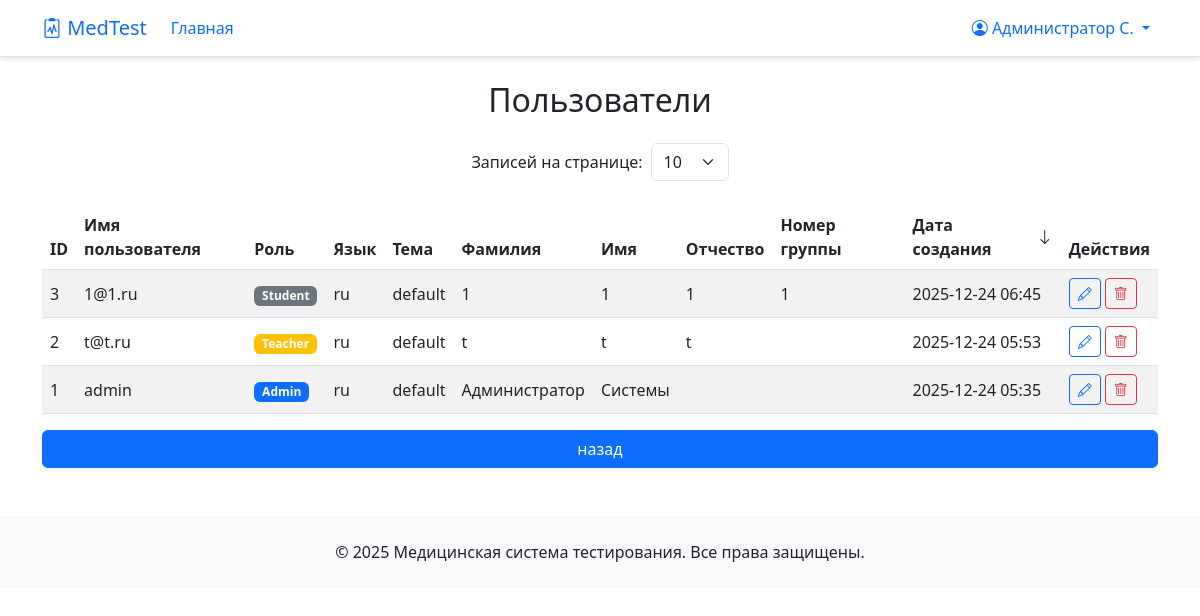
/database/database/users (signed in), run on the app's committed database.
### app/models/user.py (models this page shows, shortened)
class User(UserMixin, db.Model):
    __tablename__ = 'users'
    id = db.Column(Integer, primary_key=True)
    username = db.Column(String(120), unique=True, nullable=False)
    password_hash = db.Column(String(120), nullable=False)
    role = db.Column(String(20), default='student')  # 'admin', 'teacher', 'student'
    language = db.Column(String(5), default='ru')  # Язык интерфейса
    theme = db.Column(String(50), default='default')  # Тема оформления
    first_name = db.Column(String(100))  # Имя (для студентов)
    last_name = db.Column(String(100))   # Фамилия (для студентов)
    middle_name = db.Column(String(100)) # Отчество (для студентов)
    group_number = db.Column(String(50)) # Номер группы (для студентов)
    created_at = db.Column(DateTime, default=datetime.utcnow)
    test_results = db.relationship('TestResult', back_populates='user', lazy=True)
    creator_questions = db.relationship('Question', back_populates='creator', lazy=True, foreign_keys='Question.creator_id')
    def get_formatted_name(self):
        if self.last_name:
            initials = ""
            if self.first_name:
                initials += f"{self.last_name[0]}." if len(self.last_name) > 0 else ""
            if self.middle_name:
                initials += f"{self.middle_name[0]}." if len(self.middle_name) > 0 else ""
            if initials:
                return f"{self.first_name} {initials}"
            else:
                return self.first_name
        return self.username

### app/routes/database.py (the view)
@bp.route('/database/users')
@login_required
def users():
    if current_user.role != 'admin':
        flash(_('Доступ запрещён'))
        return redirect(url_for('main.index'))
    sort_by, order, per_page, page = _get_pagination_params()
    sort_fields = {
        'role': User.role,
        'first_name': User.first_name,
        'group_number': User.group_number,
        'date': User.created_at,
    }
    query = User.query
    query = _apply_sorting(query, User, sort_by, sort_fields, order, User.created_at)
    if per_page is None:
        users_list = query.all()
        pagination = None
    else:
        pagination = query.paginate(page=page, per_page=per_page, error_out=False)
        users_list = pagination.items
    return render_template('database/users.html',
                          users=users_list,
                          pagination=pagination,
                          current_per_page=request.args.get('per_page', '10'))

### app/__init__.py (called while the page is built)
@login_manager.user_loader
def load_user(user_id):
    from app.models.user import User
    if user_id is None:
        return None
    try:
        return User.query.get(int(user_id))
    except (ValueError, TypeError):
        return None

### app/routes/database.py (called while the page is built)
def _get_pagination_params():
    sort_by = request.args.get('sort_by', 'date')
    order = request.args.get('order', 'desc')
    per_page_raw = request.args.get('per_page', '10')
    page = request.args.get('page', 1, type=int)
    try:
        per_page = int(per_page_raw) if per_page_raw != 'all' else None
    except (TypeError, ValueError):
        per_page = 10
    return sort_by, order, per_page, page

def _apply_sorting(query, model, sort_by, sort_fields, order, default_field):
    sort_field = sort_fields.get(sort_by, default_field)
    sort_expr = asc(sort_field) if order == 'asc' else desc(sort_field)
    return query.order_by(sort_expr)

### app/templates/database/users.html (shortened to what this page needs)
{% extends "base.html" %}
{% block content %}
<h2 class="text-center mb-4">{{ _('Пользователи') }}</h2>
{% set current_per_page = request.args.get('per_page', '10') %}
{% set current_sort_by = request.args.get('sort_by', 'date') %}
{% set current_order = request.args.get('order', 'desc') %}
{% set current_page = request.args.get('page', 1) | int %}
<div class="mb-4 d-flex justify-content-center align-items-center flex-wrap gap-2">
    <label for="per_page_select" class="form-label mb-0">{{ _('Записей на странице:') }}</label>
    <select id="per_page_select" class="form-select w-auto" style="max-width: 120px;">
        <option value="10" {% if current_per_page == '10' %}selected{% endif %}>10</option>
    </select>
</div>
<div class="table-responsive">
    <table class="table table-striped align-middle">
        <thead>
            <tr>
                <th>{{ _('ID') }}</th>
                <th>{{ _('Имя пользователя') }}</th>
                <th>
                    <a href="{{ url_for('database.users',
                            sort_by='role',
                            order='asc' if current_sort_by == 'role' and current_order == 'desc' else 'desc',
                            page=1,
                            per_page=current_per_page
                        ) }}"
                        class="text-decoration-none text-dark d-flex align-items-center gap-1">
                        {{ _('Роль') }}
                    </a>
                </th>
                <th>{{ _('Язык') }}</th>
                <th>{{ _('Тема') }}</th>
                <th>
                    <a href="{{ url_for('database.users',
                            sort_by='first_name',
                            order='asc' if current_sort_by == 'first_name' and current_order == 'desc' else 'desc',
                            page=1,
                            per_page=current_per_page
                        ) }}"
                       class="text-decoration-none text-dark d-flex align-items-center gap-1">
                        {{ _('Фамилия') }}
                    </a>
                </th>
                <th>{{ _('Имя') }}</th>
                <th>{{ _('Отчество') }}</th>
                <th>
                    <a href="{{ url_for('database.users',
                            sort_by='group_number',
                            order='asc' if current_sort_by == 'group_number' and current_order == 'desc' else 'desc',
                            page=1,
                            per_page=current_per_page
                        ) }}"
                       class="text-decoration-none text-dark d-flex align-items-center gap-1">
                        {{ _('Номер группы') }}
                    </a>
                </th>
                <th>
                    <a href="{{ url_for('database.users',
                            sort_by='date',
                            order='asc' if current_sort_by == 'date' and current_order == 'desc' else 'desc',
                            page=1,
                            per_page=current_per_page
                        ) }}"
                        class="text-decoration-none text-dark d-flex align-items-center gap-1">
                        {{ _('Дата создания') }}
                        {% if current_sort_by == 'date' %}
                        <i class="bi bi-arrow-{% if current_order == 'desc' %}down{% else %}up{% endif %}"></i>
                        {% endif %}
                    </a>
                </th>
                <th>{{ _('Действия') }}</th>
            </tr>
        </thead>
        <tbody>
            {% for user in users %}
            <tr>
                <td>{{ user.id }}</td>
                <td>{{ user.username }}</td>
                <td>
                    <span class="badge bg-{{ 'primary' if user.role == 'admin' else 'warning' if user.role == 'teacher' else 'secondary' }}">
                        {{ _(user.role|title) }}
                    </span>
                </td>
                <td>{{ user.language }}</td>
                <td>{{ user.theme }}</td>
                <td>{{ user.first_name }}</td>
                <td>{{ user.last_name }}</td>
                <td>{{ user.middle_name }}</td>
                <td>{{ user.group_number }}</td>
                <td>{{ user.created_at.strftime('%Y-%m-%d %H:%M') if user.created_at else _('N/A') }}</td>
                <td>
                    <a href="{{ url_for('database.edit_record', table='users', id=user.id) }}" class="btn btn-sm btn-outline-primary">
                        <i class="bi bi-pencil"></i>
                    </a>
                    <a href="{{ url_for('database.delete_record', table='users', id=user.id) }}"
                       class="btn btn-sm btn-outline-danger"
                       onclick="return confirm('{{ _('Удалить пользователя?') }}')">
                        <i class="bi bi-trash"></i>
                    </a>
                </td>
            </tr>
            {% else %}
            <tr>
                <td colspan="11" class="text-center text-muted py-3">{{ _('Пользователи не найдены') }}</td>
            </tr>
            {% endfor %}
        </tbody>
    </table>
</div>
<div class="d-grid gap-2">
    <a href="{{ url_for('database.index') }}" class="btn btn-primary">{{ _('назад') }}</a>
</div>
{% endblock %}

### app/templates/base.html (shortened to what this page needs)
<!DOCTYPE html>
<html lang="{{ session.get('language', 'ru') }}">
<head>
    <link href="https://cdn.jsdelivr.net/npm/bootstrap@5.3.0/dist/css/bootstrap.min.css  " rel="stylesheet">
    <link rel="stylesheet" href="https://cdn.jsdelivr.net/npm/bootstrap-icons@1.10.0/font/bootstrap-icons.css  ">
</head>
<body>
    <div class="lang-buttons">
        <a href="{{ url_for('auth.change_language', language='ru') }}" class="lang-btn {{ 'active' if session.get('language', 'ru') == 'ru' }}">RU</a>
        <a href="{{ url_for('auth.change_language', language='en') }}" class="lang-btn {{ 'active' if session.get('language', 'ru') == 'en' }}">EN</a>
    </div>
    <nav class="navbar navbar-expand-lg navbar-light bg-white border-bottom">
        <div class="container">
            <a class="navbar-brand" href="{{ url_for('main.index') }}">
                <i class="bi bi-clipboard2-pulse"></i> MedTest
            </a>
            <div class="collapse navbar-collapse" id="navbarNav">
                <ul class="navbar-nav me-auto">
                    <li class="nav-item">
                        <a class="nav-link" href="{{ url_for('main.index') }}">{{ _('Главная') }}</a>
                    </li>
                </ul>
                <ul class="navbar-nav">
                    {% if current_user.is_authenticated %}
                        <li class="nav-item dropdown">
                            <a class="nav-link dropdown-toggle" href="#" role="button" data-bs-toggle="dropdown">
                                <i class="bi bi-person-circle"></i> {{ current_user.get_formatted_name() }}
                            </a>
                        </li>
                    {% else %}
                        <li class="nav-item">
                            <a class="nav-link" href="{{ url_for('auth.login') }}">{{ _('Вход') }}</a>
                        </li>
                    {% endif %}
                </ul>
            </div>
        </div>
    </nav>
        {% set messages = get_flashed_messages() %}
    <main class="container mt-4">
        {% block content %}{% endblock %}
    </main>
    <footer class="bg-light text-dark py-4 mt-5">
        <div class="container text-center">
            <p class="mb-0">{{ _('© 2025 Медицинская система тестирования. Все права защищены.') }}</p>
        </div>
    </footer>
</body>
</html>

### app/templates/base.html (style rules this page uses)
:root { --primary-color: #0d6efd; --secondary-color: #6c757d; --success-color: #198754; --info-color: #0dcaf0; --warning-color: #ffc107; --danger-color: #dc3545; --light-color: #f8f9fa; --dark-color: #212529; --white-color: #ffffff; --blue-color: #0d6efd; }
.bg-primary { background-color: var(--primary-color) !important; }
.btn-primary { background-color: var(--primary-color); border-color: var(--primary-color); }
.navbar { background-color: var(--white-color) !important; box-shadow: 0 2px 4px rgba(0,0,0,0.1); }
.navbar-brand, .nav-link { color: var(--primary-color) !important; }
.lang-buttons { position: absolute; top: 10px; right: 10px; }
.lang-btn { border: none; background: none; color: #6c757d; cursor: pointer; font-size: 0.9rem; margin-left: 5px; padding: 2px 5px; border-radius: 3px; }
.lang-btn.active { color: #0d6efd; font-weight: bold; }

### data on the page
User: get_formatted_name "Администратор С.", id "1", username "admin", language "ru", theme "default", first_name "Администратор", last_name "Системы", created_at "2025-12-24 05:35"
User: id "3", username "1@1.ru", language "ru", theme "default", first_name "1", last_name "1", middle_name "1", group_number "1", created_at "2025-12-24 06:45"
User: id "2", username "t@t.ru", language "ru", theme "default", first_name "t", last_name "t", middle_name "t", created_at "2025-12-24 05:53"
